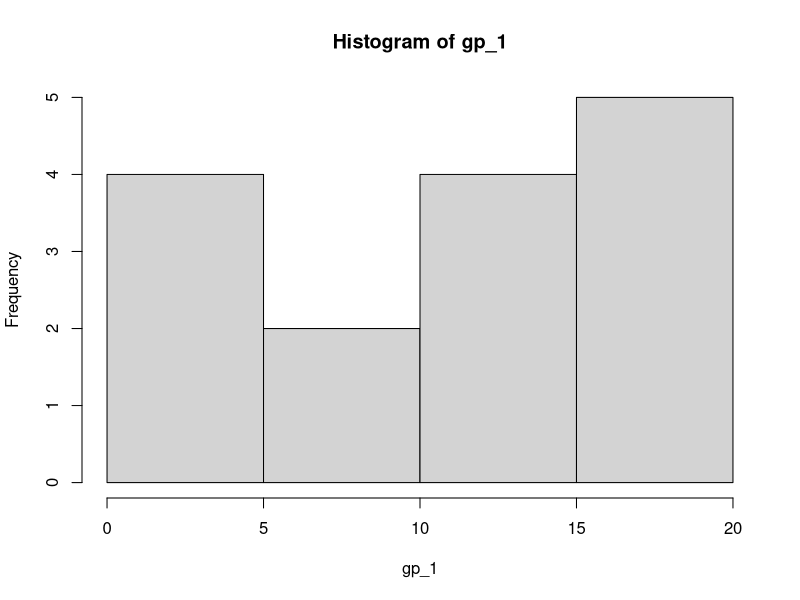
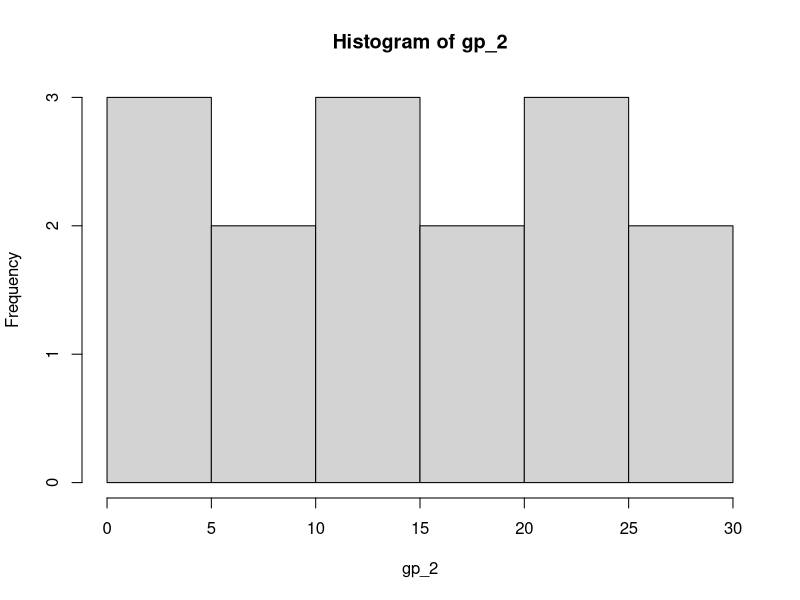
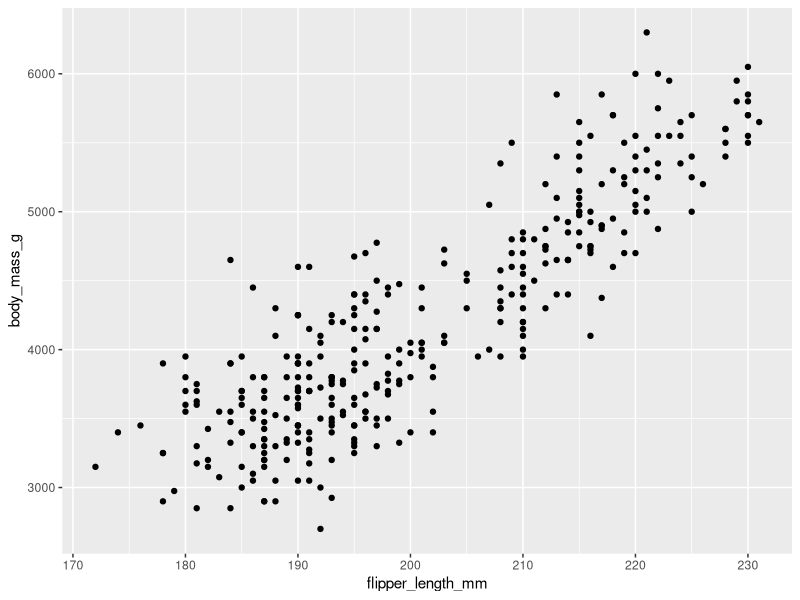
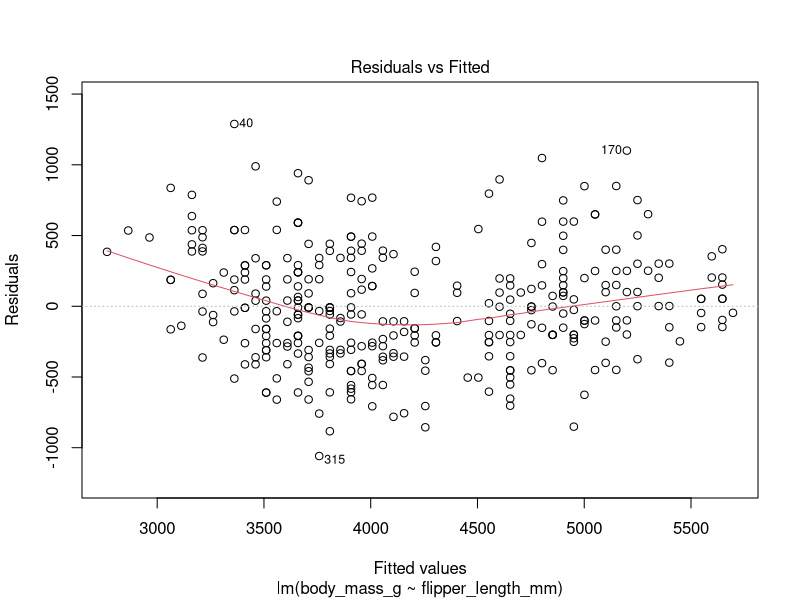
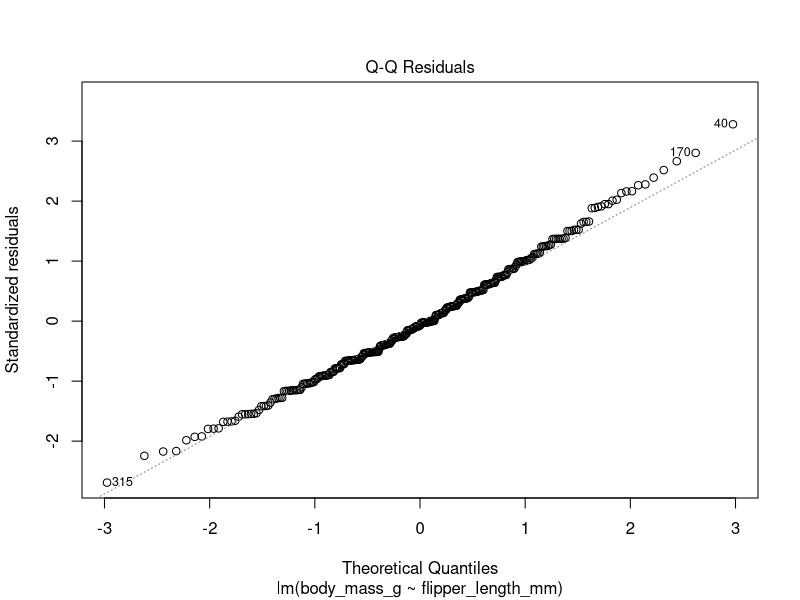
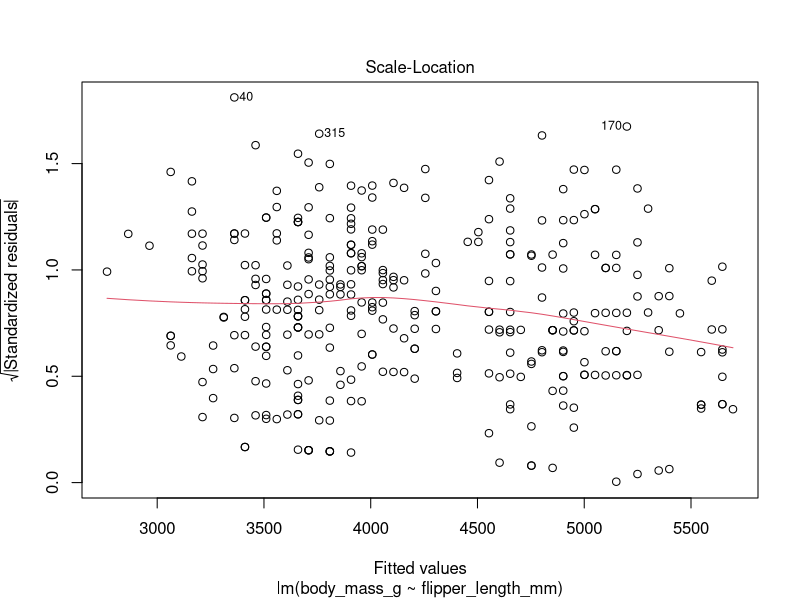
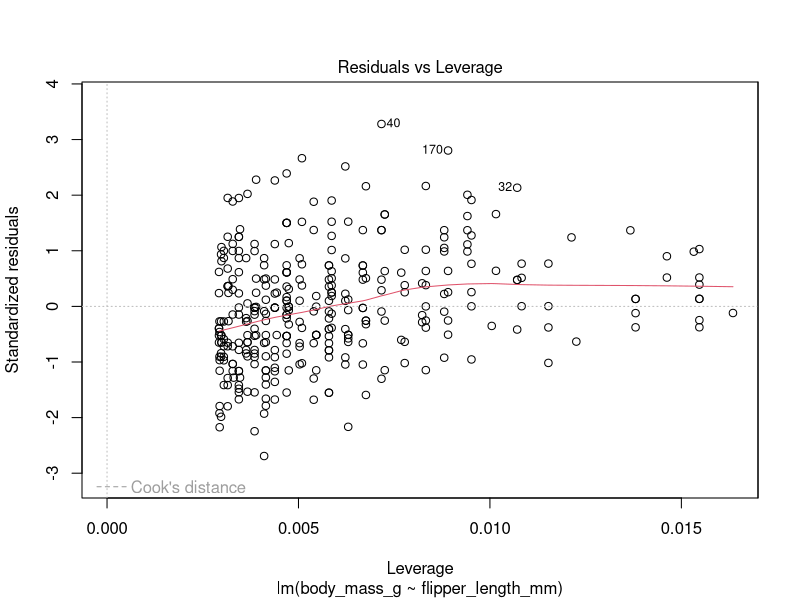
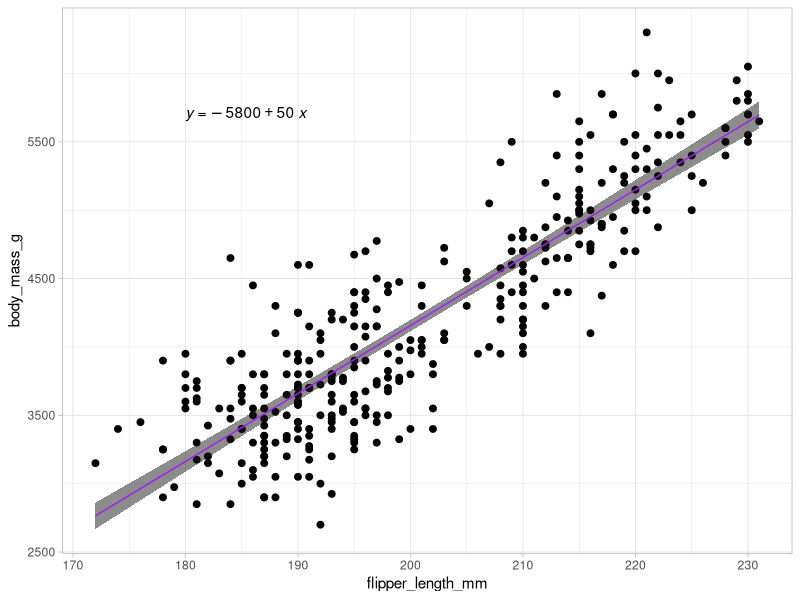

Source code (R) for these figures, in order:
## ---- chunk 1
knitr::opts_chunk$set(echo = TRUE)
library(tidyverse)
library(palmerpenguins)
library(ggpubr)
library(broom)
## ---- chunk 2
set.seed(1414)
gp_1 <- sample.int(20, size = 15, replace = TRUE)

set.seed(1424)
gp_2 <- sample.int(30, size = 15, replace = TRUE)

gp_1
gp_2

hist(gp_1)
hist(gp_2)
## ---- chunk 3
my_mwu <- wilcox.test(gp_1, gp_2)

my_mwu
## ---- chunk 4
ggplot(data = penguins, aes(x = flipper_length_mm, y = body_mass_g)) +
  geom_point()
## ---- chunk 5
# Linear model, stored as penguin_lm:
penguin_lm <- lm(body_mass_g ~ flipper_length_mm, data = penguins)

# Return the complete overview:
summary(penguin_lm)
## ---- chunk 6
penguin_lm_tidy <- broom::tidy(penguin_lm)

penguin_lm_tidy
## ---- chunk 7
# Get the intercept: 
penguin_int <- penguin_lm_tidy$estimate[1]
penguin_int
## ---- chunk 8
# Then to get the flipper_length coefficient:
penguin_coef <- penguin_lm_tidy$estimate[2]
penguin_coef
## ---- chunk 9
# Metrics at a glance: 
penguin_lm_out <- broom::glance(penguin_lm)
penguin_lm_out
## ---- chunk 10
plot(penguin_lm)
## ---- chunk 11
ggplot(data = penguins, aes(x = flipper_length_mm, y = body_mass_g)) +
  geom_point(size = 2) +
  geom_smooth(method = "lm",
              color = "purple",
              size = 0.5,
              fill = "gray10",
              alpha = 0.5) +
  theme_light() +
  ggpubr::stat_regline_equation(label.x = 180, label.y = 5700)
## ---- chunk 12
penguins_cor <- cor.test(penguins$flipper_length_mm, penguins$body_mass_g)

penguins_cor
